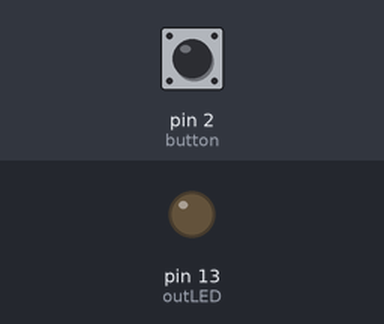
The sketch below on a simulated Arduino Uno, built with avr-gcc and run on an emulated ATmega328P. On the bench: output pins drawn as LEDs (lit = HIGH). The test bench sets the inputs (shaded band); at power-on: pin 2 (button) HIGH.

Above: at 1.2 s.
1.3 s: pin 2 (button) pulled LOW for 0.15 s
At 1.37 s:
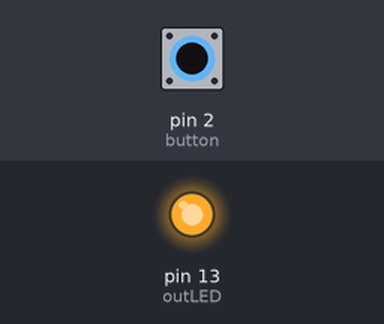
2.9 s: pin 2 (button) pulled LOW for 3.2 s
At 6.6 s:
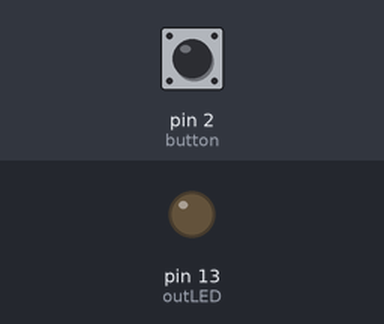
Timing chart, 0 to 8.1 s (numbered marks = the images above; inputs shaded):
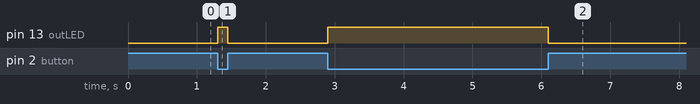

The sketch:

1_button.ino
```cpp
#include "Arduino.h"

#define button 2
#define outLED 13

void setup() {
  pinMode(button, INPUT_PULLUP);
  pinMode(outLED, OUTPUT);
}

void loop() {
    int press = !digitalRead(button);
    digitalWrite(outLED, press);
}
```

device.cpp
```cpp
#include "Arduino.h"

int ledPin = 13;                // LED connected to digital pin 13

void setup()
{
    pinMode(ledPin, OUTPUT);      // sets the digital pin as output
}

void loop()
{
    digitalWrite(ledPin, HIGH);   // sets the LED on
    delay(500);                  // waits for a second
    digitalWrite(ledPin, LOW);    // sets the LED off
    delay(500);                  // waits for a second
}
```

tester.cpp
```cpp
/**
   Simple Analog Probe
   Read an analog value and write it over serial
*/

#include "Arduino.h"

int sensed;
int sense = A0;

void setup() {
  pinMode(sense, INPUT);
  Serial.begin(115200);
}

void loop() {
  sensed = analogRead(sense);
  Serial.println(sensed);
}
```

Measured:
- after the input at 1.3 s, pin 13 (outLED): LOW → HIGH at once, → LOW 0.15 s later
- after the input at 2.9 s, pin 13 (outLED): LOW → HIGH at once, → LOW 3.2 s later
